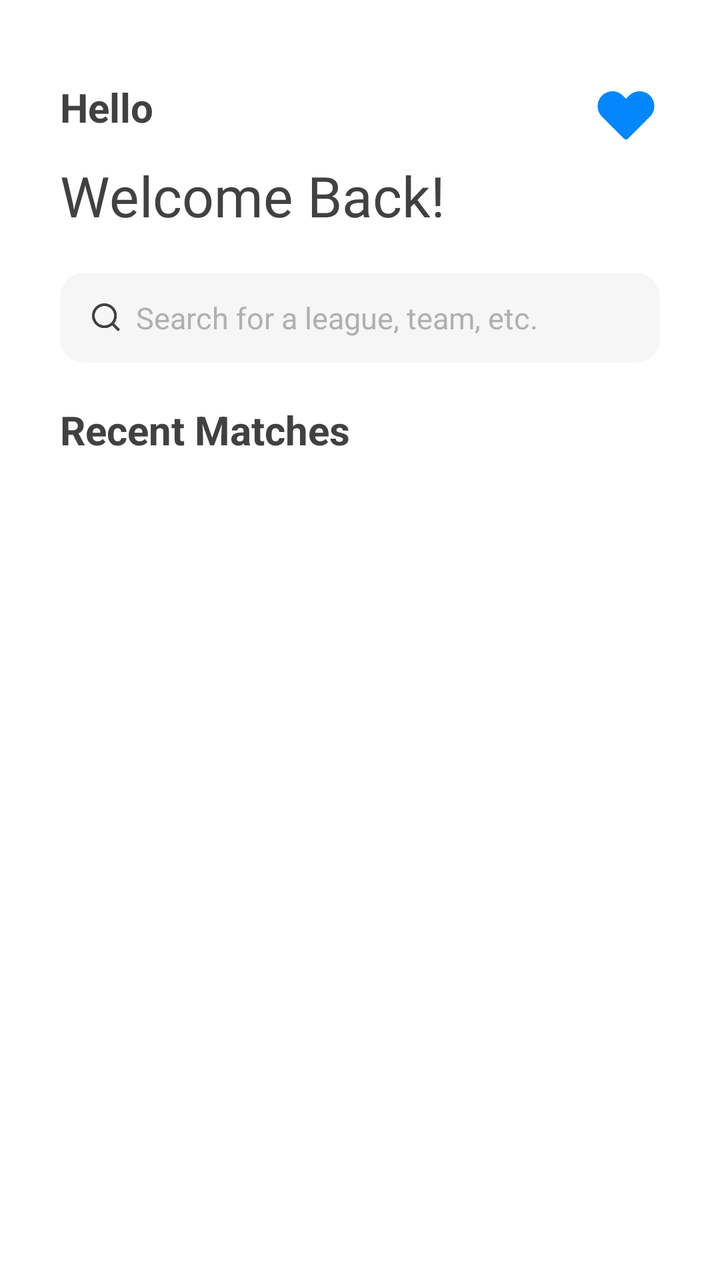
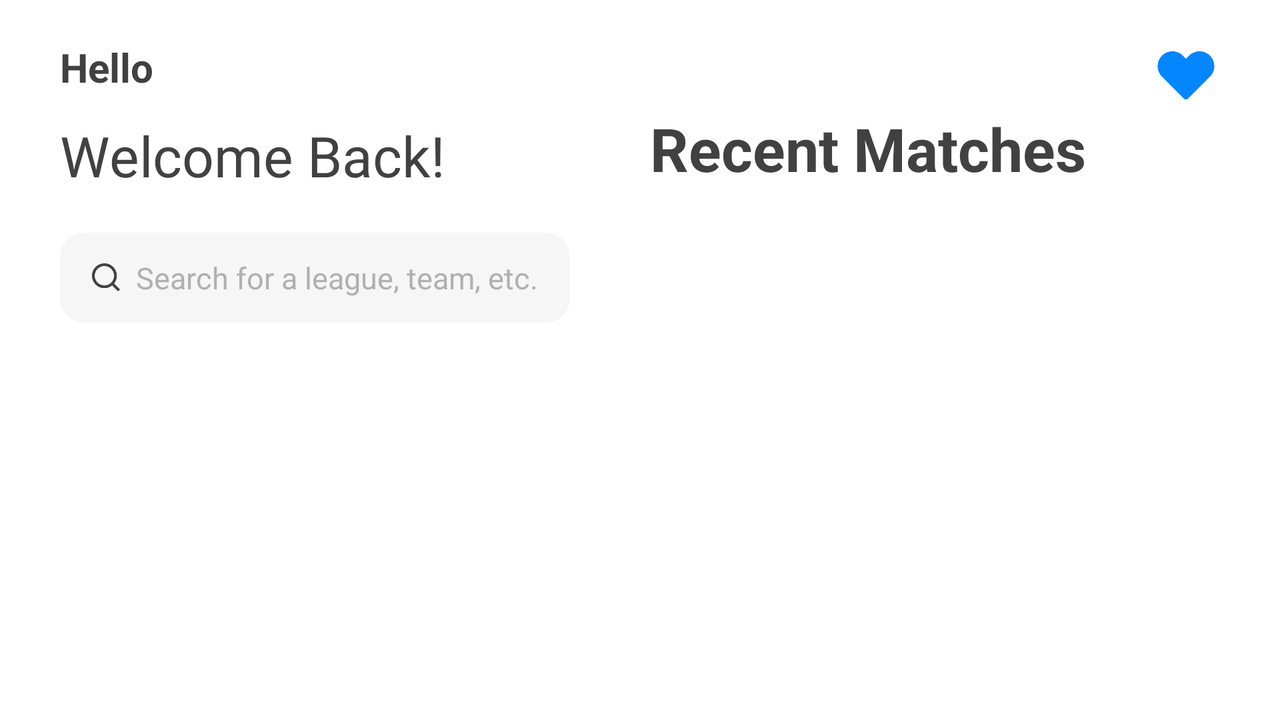

First picture: res/layout/ on a phone held upright. Second picture: the repository's own variant of that layout, on a device whose configuration matches the variant's folder. Source for both follows.
<!-- AndroidManifest.xml: application theme Theme.Scor_It -->
<!-- res/layout/fragment_home.xml -->
<?xml version="1.0" encoding="utf-8"?>
<androidx.constraintlayout.widget.ConstraintLayout xmlns:android="http://schemas.android.com/apk/res/android"
    xmlns:app="http://schemas.android.com/apk/res-auto"
    xmlns:tools="http://schemas.android.com/tools"
    android:layout_width="match_parent"
    android:layout_height="match_parent"
    android:paddingHorizontal="30dp"
    tools:context=".view.HomeFragment">

    <FrameLayout
        android:id="@+id/header"
        android:layout_width="match_parent"
        android:layout_height="wrap_content"
        android:layout_marginTop="40dp"
        android:orientation="horizontal"
        app:layout_constraintStart_toStartOf="parent"
        app:layout_constraintTop_toTopOf="parent">

        <TextView
            android:id="@+id/textViewTitle"
            android:layout_width="wrap_content"
            android:layout_height="wrap_content"
            android:text="Hello"
            android:textColor="@color/title"
            android:textSize="20sp"
            android:textStyle="bold" />

        <ImageButton
            android:id="@+id/buttonFavorite"
            android:layout_width="34dp"
            android:layout_height="34dp"
            android:layout_gravity="right"
            android:background="@android:color/transparent"
            android:scaleType="fitCenter"
            android:src="@drawable/icon_like" />

    </FrameLayout>


    <TextView
        android:id="@+id/textViewSubtitle"
        android:layout_width="wrap_content"
        android:layout_height="wrap_content"
        android:layout_marginTop="5dp"
        android:fontFamily="@font/mulish_black"
        android:text="Welcome Back!"
        android:textColor="@color/title"
        android:textSize="28sp"
        app:layout_constraintStart_toStartOf="parent"
        app:layout_constraintTop_toBottomOf="@+id/header" />

    <LinearLayout
        android:id="@+id/searchBarContainer"
        android:layout_width="0dp"
        android:layout_height="45dp"
        android:layout_marginTop="20dp"
        android:background="@drawable/background"
        android:gravity="center_vertical"
        android:orientation="horizontal"
        android:paddingHorizontal="16dp"
        app:layout_constraintEnd_toEndOf="parent"
        app:layout_constraintStart_toStartOf="parent"
        app:layout_constraintTop_toBottomOf="@id/textViewSubtitle">

        <ImageView
            android:layout_width="14dp"
            android:layout_height="14dp"
            android:contentDescription="search icon"
            android:src="@drawable/search" />

        <EditText
            android:id="@+id/searchBar"
            android:layout_width="match_parent"
            android:layout_height="wrap_content"
            android:layout_marginStart="8dp"
            android:background="@android:color/transparent"
            android:drawablePadding="8dp"
            android:hint="Search for a league, team, etc."
            android:inputType="text"
            android:maxLines="1"
            android:textColorHint="#B0B0B0"
            android:textSize="15dp" />

    </LinearLayout>

    <TextView
        android:id="@+id/textViewRecentMatches"
        android:layout_width="wrap_content"
        android:layout_height="wrap_content"
        android:layout_marginTop="20dp"
        android:text="Recent Matches"
        android:textColor="@color/title"
        android:textSize="20dp"
        android:textStyle="bold"
        app:layout_constraintStart_toStartOf="parent"
        app:layout_constraintTop_toBottomOf="@+id/searchBarContainer" />

    <androidx.recyclerview.widget.RecyclerView
        android:id="@+id/listRecentsMatches"
        android:layout_width="wrap_content"
        android:layout_height="wrap_content"
        app:layout_constraintEnd_toEndOf="parent"
        app:layout_constraintStart_toStartOf="parent"
        app:layout_constraintTop_toBottomOf="@+id/textViewRecentMatches" />

</androidx.constraintlayout.widget.ConstraintLayout>
<!-- resources referenced by this layout -->
<resources>
  <color name="title">#414141</color>
  <!-- drawable background (drawable) -->
  <?xml version="1.0" encoding="utf-8"?>
  <shape xmlns:android="http://schemas.android.com/apk/res/android"
      android:shape="rectangle">
      <solid android:color="@color/background" />
      <corners android:radius="12dp" />
  </shape>
  <!-- drawable icon_like: png bitmap (drawable-v24, 2795 bytes) -->
  <!-- drawable search: png bitmap (drawable, 1932 bytes) -->
  <style name="Theme.Scor_It" parent="Theme.MaterialComponents.DayNight.DarkActionBar">
          
          <item name="colorPrimary">@color/purple_500</item>
          <item name="colorPrimaryVariant">@color/purple_700</item>
          <item name="colorOnPrimary">@color/white</item>
          
          <item name="colorSecondary">@color/teal_200</item>
          <item name="colorSecondaryVariant">@color/teal_700</item>
          <item name="colorOnSecondary">@color/black</item>
          
          <item name="android:statusBarColor" tools:targetApi="21">?attr/colorPrimaryVariant</item>
          
      </style>
  <color name="background">#F6F6F6</color>
  <color name="purple_500">#FF6200EE</color>
  <color name="purple_700">#FF3700B3</color>
  <color name="white">#FFFFFFFF</color>
  <color name="teal_200">#FF03DAC5</color>
  <color name="teal_700">#FF018786</color>
  <color name="black">#FF000000</color>
</resources>
<!-- res/layout-land/fragment_home.xml (the repository's variant of the layout above) -->
<!-- drawn on the phone turned sideways -->
<?xml version="1.0" encoding="utf-8"?>
<androidx.constraintlayout.widget.ConstraintLayout xmlns:android="http://schemas.android.com/apk/res/android"
    xmlns:app="http://schemas.android.com/apk/res-auto"
    android:layout_width="match_parent"
    android:layout_height="match_parent"
    xmlns:tools="http://schemas.android.com/tools"
    android:paddingHorizontal="30dp">

    <FrameLayout
        android:id="@+id/header"
        android:layout_width="match_parent"
        android:layout_height="wrap_content"
        android:layout_marginTop="20dp"
        android:orientation="horizontal"
        app:layout_constraintStart_toStartOf="parent"
        app:layout_constraintTop_toTopOf="parent">

        <TextView
            android:id="@+id/textViewTitle"
            android:layout_width="wrap_content"
            android:layout_height="wrap_content"
            android:text="@string/hello"
            android:textColor="@color/title"
            android:textSize="20sp"
            android:textStyle="bold" />

        <ImageButton
            android:id="@+id/buttonFavorite"
            android:layout_width="34dp"
            android:layout_height="34dp"
            android:layout_gravity="end"
            android:background="@android:color/transparent"
            android:scaleType="fitCenter"
            android:src="@drawable/icon_like"
            android:contentDescription="@string/imageNotFound" />

    </FrameLayout>

    <LinearLayout
        android:layout_width="wrap_content"
        android:layout_height="wrap_content"
        android:orientation="horizontal"
        app:layout_constraintStart_toStartOf="parent"
        app:layout_constraintTop_toBottomOf="@+id/header">

        <LinearLayout
            android:layout_width="wrap_content"
            android:layout_height="wrap_content"
            android:orientation="vertical">

            <TextView
                android:id="@+id/textViewSubtitle"
                android:layout_width="wrap_content"
                android:layout_height="wrap_content"
                android:layout_marginTop="5dp"
                android:fontFamily="@font/mulish_black"
                android:text="Welcome Back!"
                android:textColor="@color/title"
                android:textSize="28sp"
                app:layout_constraintStart_toStartOf="parent"
                app:layout_constraintTop_toBottomOf="@+id/header" />

            <LinearLayout
                android:id="@+id/searchBarContainer"
                android:layout_width="wrap_content"
                android:layout_height="45dp"
                android:layout_marginTop="20dp"
                android:background="@drawable/background"
                android:gravity="center_vertical"
                android:orientation="horizontal"
                android:paddingHorizontal="16dp">

                <ImageView
                    android:layout_width="14dp"
                    android:layout_height="14dp"
                    android:contentDescription="search icon"
                    android:src="@drawable/search" />

                <EditText
                    android:id="@+id/searchBar"
                    android:layout_width="match_parent"
                    android:layout_height="wrap_content"
                    android:layout_marginStart="8dp"
                    android:background="@android:color/transparent"
                    android:drawablePadding="8dp"
                    android:hint="Search for a league, team, etc."
                    android:inputType="text"
                    android:maxLines="1"
                    android:textColorHint="#B0B0B0"
                    android:textSize="15dp" />

            </LinearLayout>

        </LinearLayout>

        <LinearLayout
            android:layout_width="wrap_content"
            android:layout_height="wrap_content"
            android:layout_marginLeft="40dp"
            android:orientation="vertical">

            <TextView
                android:id="@+id/textViewRecentMatches"
                android:layout_width="wrap_content"
                android:layout_height="wrap_content"

                android:text="Recent Matches"
                android:textColor="@color/title"
                android:textSize="30dp"
                android:textStyle="bold"
                app:layout_constraintStart_toStartOf="parent"
                app:layout_constraintTop_toBottomOf="@+id/searchBarContainer" />

            <androidx.recyclerview.widget.RecyclerView
                android:id="@+id/listRecentsMatches"
                android:layout_width="wrap_content"
                android:layout_height="wrap_content"
                app:layout_constraintEnd_toEndOf="parent"
                app:layout_constraintStart_toStartOf="parent"
                app:layout_constraintTop_toBottomOf="@+id/textViewRecentMatches"
                tools:itemCount="10" />

        </LinearLayout>


    </LinearLayout>


</androidx.constraintlayout.widget.ConstraintLayout>
<!-- resources referenced by the variant -->
<!-- as the phone turned sideways resolves them -->
<resources>
  <color name="title">#414141</color>
  <!-- drawable background (drawable) -->
  <?xml version="1.0" encoding="utf-8"?>
  <shape xmlns:android="http://schemas.android.com/apk/res/android"
      android:shape="rectangle">
      <solid android:color="@color/background" />
      <corners android:radius="12dp" />
  </shape>
  <!-- drawable icon_like: png bitmap (drawable-v24, 2795 bytes) -->
  <!-- drawable search: png bitmap (drawable, 1932 bytes) -->
  <string name="hello">Hello</string>
  <string name="imageNotFound">Image not found</string>
  <style name="Theme.Scor_It" parent="Theme.MaterialComponents.DayNight.DarkActionBar">
          
          <item name="colorPrimary">@color/purple_500</item>
          <item name="colorPrimaryVariant">@color/purple_700</item>
          <item name="colorOnPrimary">@color/white</item>
          
          <item name="colorSecondary">@color/teal_200</item>
          <item name="colorSecondaryVariant">@color/teal_700</item>
          <item name="colorOnSecondary">@color/black</item>
          
          <item name="android:statusBarColor" tools:targetApi="21">?attr/colorPrimaryVariant</item>
          
      </style>
  <color name="background">#F6F6F6</color>
  <color name="purple_500">#FF6200EE</color>
  <color name="purple_700">#FF3700B3</color>
  <color name="white">#FFFFFFFF</color>
  <color name="teal_200">#FF03DAC5</color>
  <color name="teal_700">#FF018786</color>
  <color name="black">#FF000000</color>
</resources>
